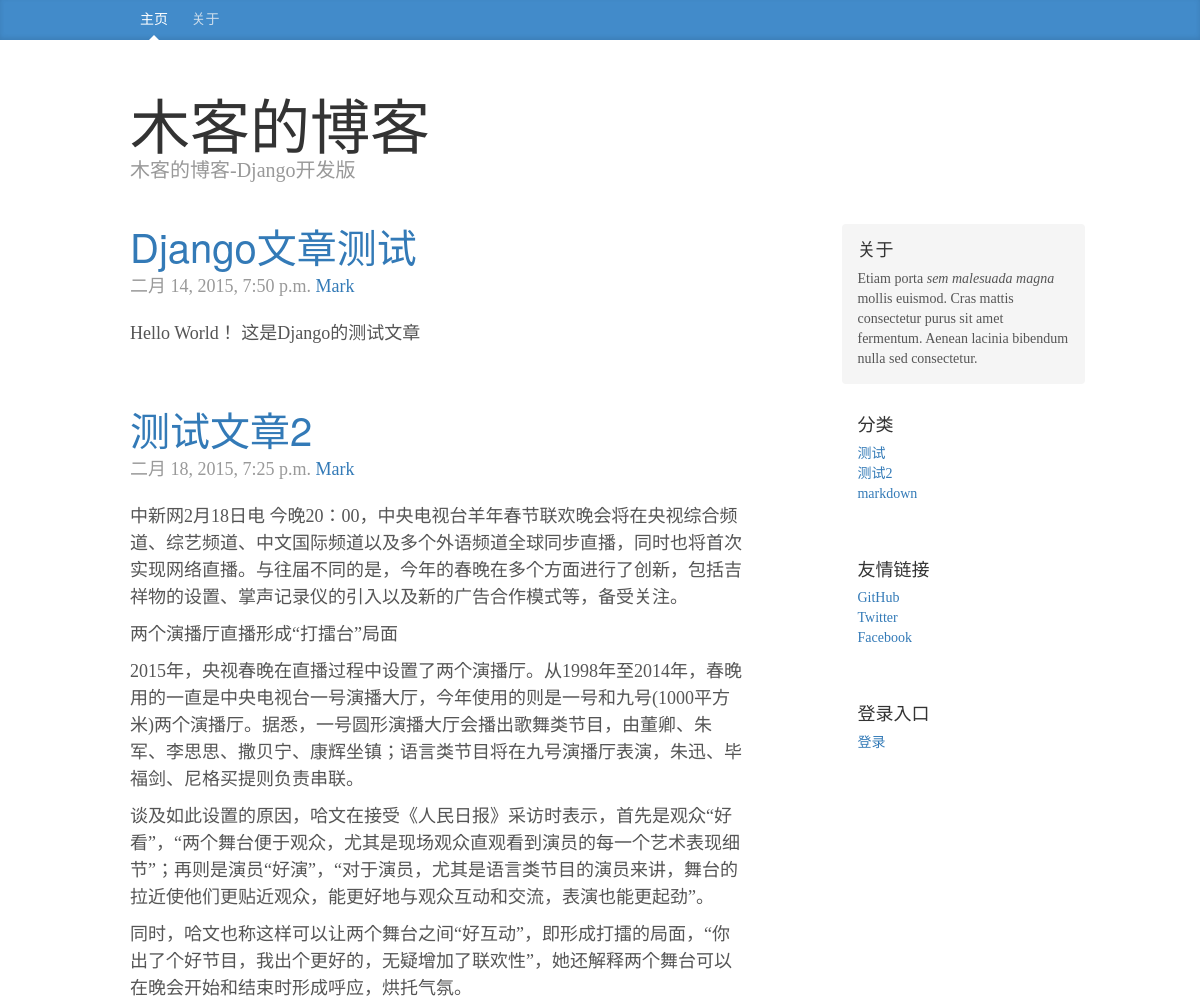
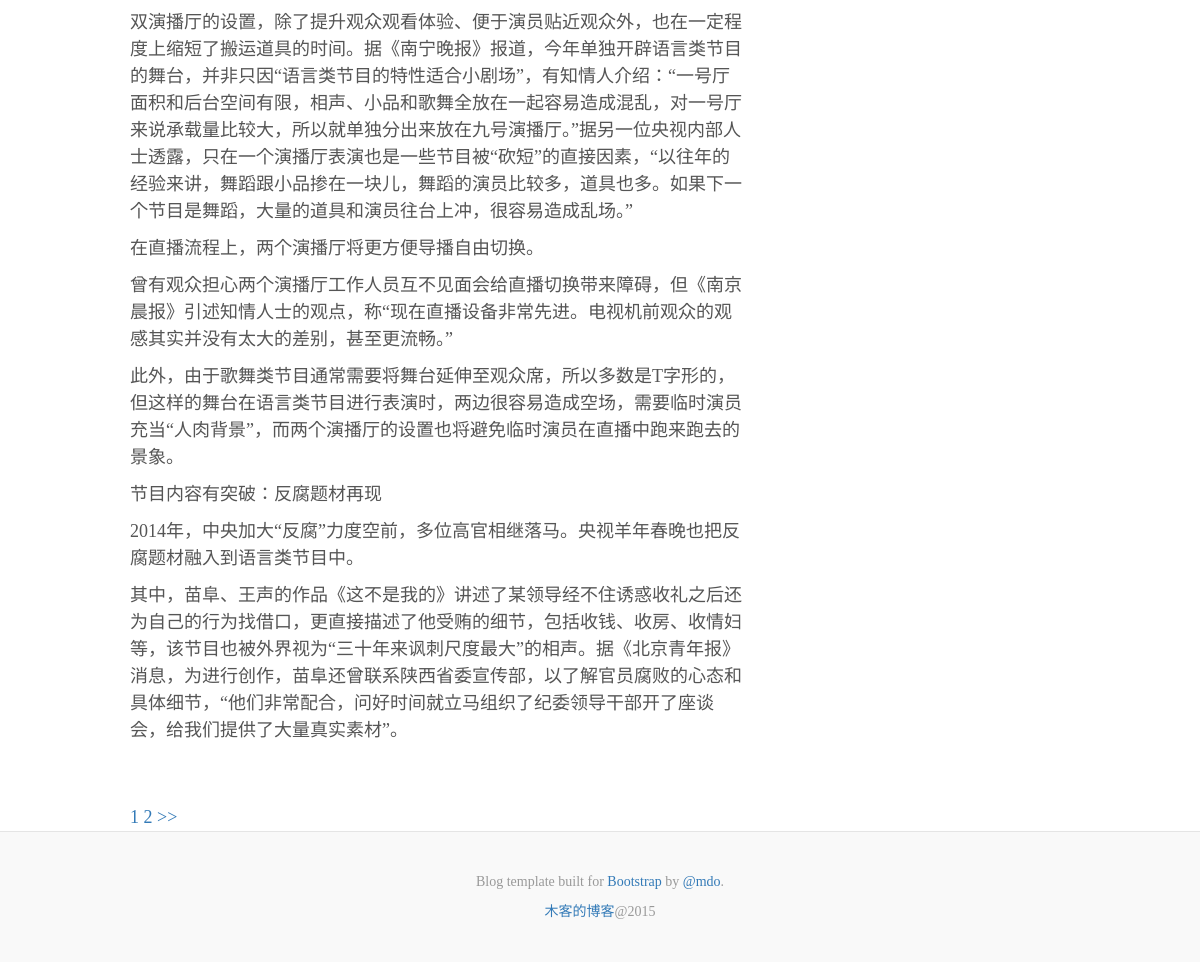
The page / on the database its author committed (2 pictures, top to bottom).
### blog/models.py (models this page shows, shortened)
class Article(models.Model):
    caption = models.CharField(max_length=50)
    author = models.ForeignKey(Author)
    tags = models.ManyToManyField(Tag,blank=True)
    classification = models.ForeignKey(Classification)
    content = models.TextField()
    publish_time = models.DateTimeField(auto_now_add=True)

class Classification(models.Model):
    name = models.CharField(max_length=25)

### blog/views.py (the view)
# urls.py: url(r'^$','blog.views.index'),
def index(request):
    articles = Article.objects.all()
    paginator = Paginator(articles,2)
    page_num = request.GET.get('page')
    try:
     articles = paginator.page(page_num)
    except PageNotAnInteger:
     articles = paginator.page(1)
    except EmptyPage:
     articles = paginator.page(paginator.num_pages)
    classification = Classification.objects.all()
    return render_to_response('blog/index.html',
                  locals(),
                  context_instance=RequestContext(request))

### blog/templatetags/mark.py (called while the page is built)
@register.filter(name="my_markdown")
def my_markdown(value):
    return markdown(value)

### templates/blog/index.html (shortened to what this page needs)
{% extends "base.html" %}
{% block content %}
{% for article in articles %}
    {% include "blog/_article.html" %}
{% endfor%}
    {% include "blog/_paginator.html" %}
{% endblock %}
{% block side %}
    {% include "blog/_side.html" %}
{% endblock %}

### templates/base.html (shortened to what this page needs)
<!DOCTYPE html>
<html lang="en">
  <head>
    <link href="{{ STATIC_URL }}lib/bootstrap/css/bootstrap.min.css" rel="stylesheet">
    <link href="{{ STATIC_URL }}css/style.css" rel="stylesheet">
  </head>
  <body>
    <div class="blog-masthead">
      <div class="container">
        <nav class="blog-nav">
          <a class="blog-nav-item active" href="/">主页</a>
          <a class="blog-nav-item" href="#">关于</a>
        </nav>
      </div>
    </div>
    <div class="container">
      <div class="blog-header">
        <h1 class="blog-title">木客的博客</h1>
        <p class="lead blog-description">木客的博客-Django开发版</p>
      </div>
      <div class="row">
        <div class="col-sm-8 blog-main">
          {% block content %}{% endblock %}
        </div>
        <div class="col-sm-3 col-sm-offset-1 blog-sidebar">
          {% block side %}{% endblock %}
        </div>
      </div>
    </div>
    <footer class="blog-footer">
      <p>Blog template built for <a href="http://getbootstrap.com">Bootstrap</a> by <a href="https://twitter.com/mdo">@mdo</a>.</p>
      <p>
          <a href="http://muker.net">木客的博客</a>@2015
      </p>
    </footer>
  </body>
</html>

### templates/blog/_article.html
{% load mark %}
<div class="blog-post">
            <h3 class="blog-post-title">
                <a href="/article/{{ article.id }}/">{{ article.caption }}</a>
            </h3>
            <p class="blog-post-meta">{{ article.publish_time }} <a href="#">Mark</a></p>
            <p>{{ article.content|my_markdown|safe }}</p>
</div>

### templates/blog/_paginator.html (shortened to what this page needs)
 {% for page in articles.paginator.page_range %}
         <a class='paginator' href='?page={{ page }}' title='{{ page }}'><span>{{ page }}</span></a>
 {% endfor %}
 {% if articles.has_next %}
     <a class='paginator' title='下一页' href='?page={{ articles.next_page_number }}'><span>&gt;&gt;</span></a>
 {% endif %}

### templates/blog/_side.html
          <div class="sidebar-module sidebar-module-inset">
            <h4>关于</h4>
            <p>Etiam porta <em>sem malesuada magna</em> mollis euismod. Cras mattis consectetur purus sit amet fermentum. Aenean lacinia bibendum nulla sed consectetur.</p>
          </div>
          <div class="sidebar-module">
            <h4>分类</h4>
            <ol class="list-unstyled">
                {% if classification %}
                    {% for item in classification %}
                        <li><a href="/category/{{ item.id }}/">{{ item.name }}</a></li>
                    {% endfor %}
                {% endif %}
            </ol>
          </div>
          <div class="sidebar-module">
            <h4>友情链接</h4>
            <ol class="list-unstyled">
              <li><a href="#">GitHub</a></li>
              <li><a href="#">Twitter</a></li>
              <li><a href="#">Facebook</a></li>
            </ol>
          </div>
           <div class="sidebar-module">
            <h4>登录入口</h4>
            <ol class="list-unstyled">
              <li><a href="/admin">登录</a></li>
            </ol>
          </div>

### static/css/style.css (style rules this page uses)
body { font-family: Georgia, "Times New Roman", Times, serif; color: #555; }
h1, .h1, h2, .h2, h3, .h3, h4, .h4, h5, .h5, h6, .h6 { margin-top: 0; font-family: "Helvetica Neue", Helvetica, Arial, sans-serif; font-weight: normal; color: #333; }
@media (min-width: 1200px) { .container { width: 970px; } }
.blog-masthead { background-color: #428bca; -webkit-box-shadow: inset 0 -2px 5px rgba(0,0,0,.1); box-shadow: inset 0 -2px 5px rgba(0,0,0,.1); }
.blog-nav-item { position: relative; display: inline-block; padding: 10px; font-weight: 500; color: #cdddeb; }
.blog-nav .active { color: #fff; }
.blog-nav .active:after { position: absolute; bottom: 0; left: 50%; width: 0; height: 0; margin-left: -5px; vertical-align: middle; content: " "; border-right: 5px solid transparent; border-bottom: 5px solid; border-left: 5px solid transparent; }
.blog-header { padding-top: 20px; padding-bottom: 20px; }
.blog-title { margin-top: 30px; margin-bottom: 0; font-size: 60px; font-weight: normal; }
.blog-description { font-size: 20px; color: #999; }
.blog-main { font-size: 18px; line-height: 1.5; }
.sidebar-module { padding: 15px; margin: 0 -15px 15px; }
.sidebar-module-inset { padding: 15px; background-color: #f5f5f5; border-radius: 4px; }
.sidebar-module-inset p:last-child, .sidebar-module-inset ul:last-child, .sidebar-module-inset ol:last-child { margin-bottom: 0; }
.blog-post { margin-bottom: 60px; }
.blog-post-title { margin-bottom: 5px; font-size: 40px; }
.blog-post-meta { margin-bottom: 20px; color: #999; }
.blog-footer { padding: 40px 0; color: #999; text-align: center; background-color: #f9f9f9; border-top: 1px solid #e5e5e5; }
.blog-footer p:last-child { margin-bottom: 0; }

### rows shown on the page
Article: caption "Django文章测试", publish_time "二月 14, 2015, 7:50 p.m.", content|my_markdown "Hello World！ 这是Django的测试文章"
Article: caption "测试文章2", publish_time "二月 18, 2015, 7:25 p.m.", content|my_markdown "中新网2月18日电 今晚20：00，中央电视台羊年春节联欢晚会将在央视综合频道、综艺频道、中文国际频道以及多个外语频道全球同步直播，同时也将首次实现网络直播。与往届不同的是，今年的春晚在多个方面进行了创新，包括吉祥物的设置、掌声记录仪的引入以及新的广告合作模式等，备受关注。 两个演播厅直播形成“打擂台”局面 2015年，央视春晚在直播过程中设置了两个演播厅。从1998年至2014年，春晚用的一直是中央电视台一号演播大厅，今年使用的则是一号和九号(1000平方米)两个演播厅。据悉，一号圆形演播大厅会播出歌舞类节目，由董卿、朱军、李思思、撒贝宁、康辉坐镇；语言类节目将在九号演播厅表演，朱迅、毕福剑、尼格买提则负责串联。 谈及如此设置的原因，哈文在接受《人民日报》采访时表示，首先是观众“好看”，“两个舞台便于观众，尤其是现场观众直观看到演员的每一个艺术表现细节”；再则是演员“好演”，“对于演员，尤其是语言类节目的演员来讲，舞台的拉近使他们更贴近观众，能更好地与观众互动和交流，表演也能更起劲”。 同时，哈文也称这样可以让两个舞台之间“好互动”，即形成打擂的局面，“你出了个好节目，我出个更好的，无疑增加了联欢性”，她还解释两个舞台可以在晚会开始和结束时形成呼应，烘托气氛。…"
Classification: name "测试"
Classification: name "测试2"
Classification: name "markdown"

### other values the page prints
{{ page }} "1" "2"
